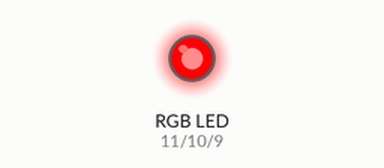
A sketch run on a simulated Arduino Uno, built with avr-gcc and run on an emulated ATmega328P. Parts: an RGB LED mixed from three pins (HIGH = lit). Dim RGB values are drawn brighter than linear; random numbers use the default seed unless the sketch sets one.

Above: at 0.1 s.
At 9.1 s:
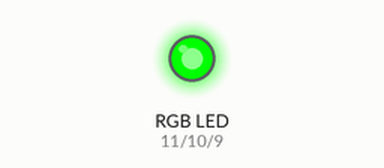
At 15.1 s:
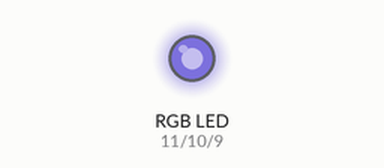
At 19.1 s:
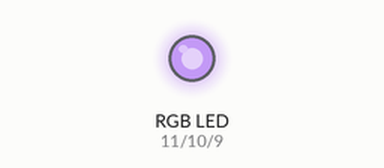
At 30.1 s:
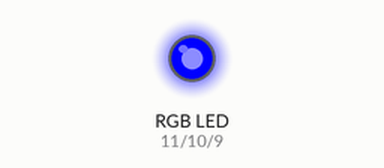
At 39.1 s:
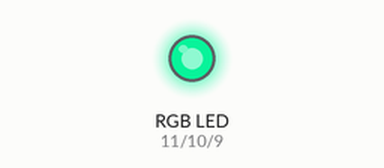
Timing chart, 0 to 40.0 s (numbered marks = the images above):
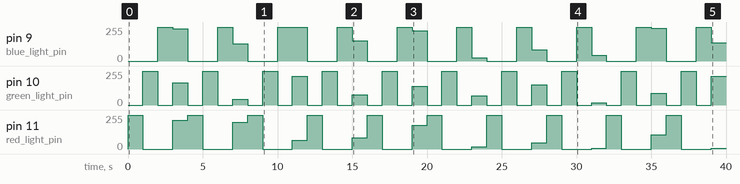

The sketch:

blinking_light.ino
```cpp
int red_light_pin = 11;
int green_light_pin = 10;
int blue_light_pin = 9;

void setup() {
  pinMode(red_light_pin, OUTPUT);
  pinMode(green_light_pin, OUTPUT);
  pinMode(blue_light_pin, OUTPUT);
}

void loop() {
  // red
  RGB_color(255,0, 0);
  delay(1000);
  // blue
  RGB_color(0, 0, 255);
  delay(1000);
  // green
  RGB_color(0, 255, 0);
  delay(1000);
  // random
  RGB_color(random(0, 256), random(0, 256), random(0, 256));
  delay(1000);
}

void RGB_color(int red_light_value, int blue_light_value, int green_light_value) {
  analogWrite(red_light_pin, red_light_value);
  analogWrite(green_light_pin, green_light_value);
  analogWrite(blue_light_pin, blue_light_value);
}
```

Measured:
- by itself, pin 9 (blue_light_pin): ramps from 255/255 to 0/255 and jumps back, once every 4.0 s
- by itself, pin 11 (red_light_pin): ramps from 0/255 to 255/255 and jumps back, once every 4.0 s
- by itself, pin 10 (green_light_pin): 0/255 → 255/255 at 1.0 s, → 0/255 1.0 s later, → 167/255 1.0 s later, → 0/255 1.0 s later, … (39 changes in this stretch)
